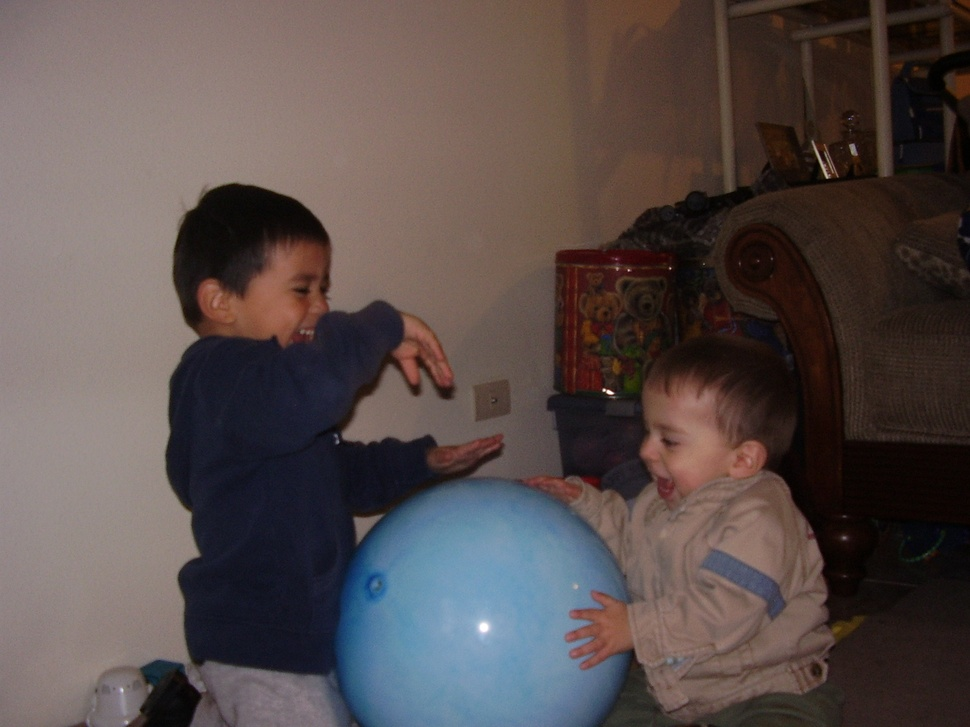
#> input picture images/ivan_hugo_200701.JPG, 970 x 727 px, shrunk from 1600 x 1200 before the run, found by its file name
$ python bw.py
#> lines starting #> are read from the running program, lines starting #| are printed output that depends on the picture
from PIL import Image

image = "ivan_hugo_200701.JPG"

color_image = Image.open(f"images/{image}")
#> color_image is the input picture: PIL image 970x727 RGB; mean R, G, B 87.9, 76.5, 74.8
gray_scale = color_image.convert("L")
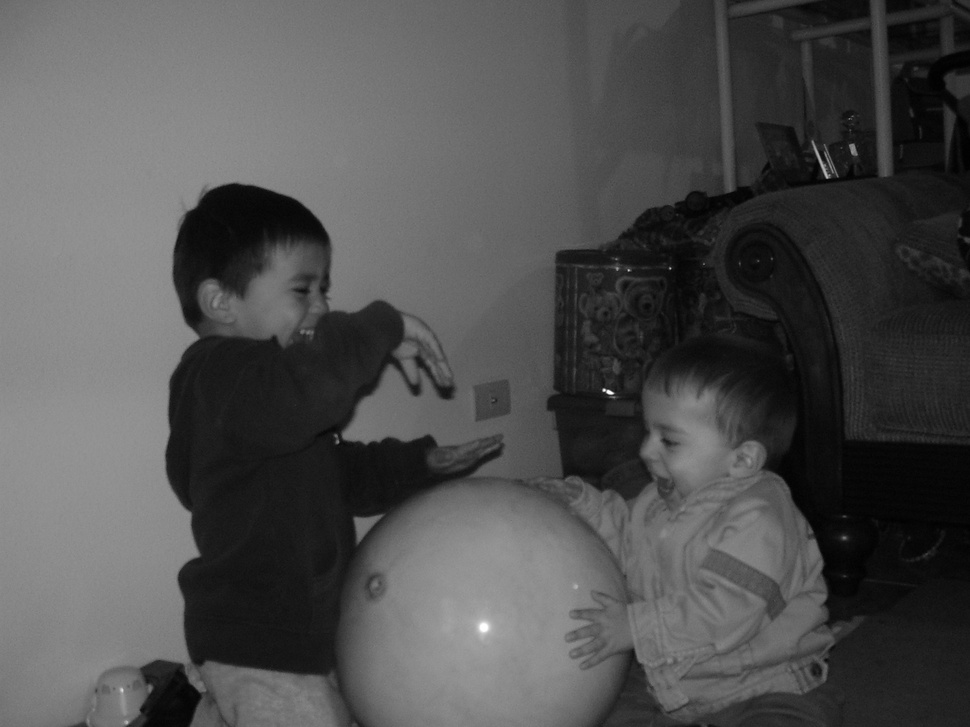
#> gray_scale: PIL image 970x727 L; min 0, max 255, mean 79.7
gray_scale.save(f"images/gray_{image}")
